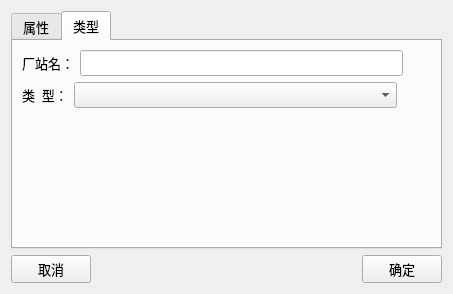
<?xml version="1.0" encoding="UTF-8"?>
<ui version="4.0">
 <class>graphPage</class>
 <widget class="QDialog" name="graphPage">
  <property name="geometry">
   <rect>
    <x>0</x>
    <y>0</y>
    <width>453</width>
    <height>294</height>
   </rect>
  </property>
  <property name="font">
   <font>
    <family>宋体</family>
    <pointsize>10</pointsize>
   </font>
  </property>
  <property name="windowTitle">
   <string>Dialog</string>
  </property>
  <layout class="QVBoxLayout" name="verticalLayout_4">
   <item>
    <widget class="QTabWidget" name="tabWidget">
     <property name="currentIndex">
      <number>1</number>
     </property>
     <widget class="QWidget" name="tab">
      <attribute name="title">
       <string>属性</string>
      </attribute>
      <layout class="QVBoxLayout" name="verticalLayout">
       <item>
        <layout class="QHBoxLayout" name="horizontalLayout_5">
         <item>
          <widget class="QLabel" name="label">
           <property name="text">
            <string>画面名：</string>
           </property>
          </widget>
         </item>
         <item>
          <widget class="QLineEdit" name="graphNameLineEdit">
           <property name="minimumSize">
            <size>
             <width>0</width>
             <height>25</height>
            </size>
           </property>
          </widget>
         </item>
         <item>
          <widget class="QCheckBox" name="startCheckBox">
           <property name="text">
            <string>启动画面</string>
           </property>
          </widget>
         </item>
        </layout>
       </item>
       <item>
        <layout class="QHBoxLayout" name="horizontalLayout_4" stretch="1,2,1,2">
         <item>
          <widget class="QLabel" name="label_2">
           <property name="text">
            <string>宽度：</string>
           </property>
          </widget>
         </item>
         <item>
          <widget class="QSpinBox" name="wSpinBox">
           <property name="minimumSize">
            <size>
             <width>0</width>
             <height>25</height>
            </size>
           </property>
          </widget>
         </item>
         <item>
          <widget class="QLabel" name="label_3">
           <property name="text">
            <string>长度：</string>
           </property>
          </widget>
         </item>
         <item>
          <widget class="QSpinBox" name="hSpinBox">
           <property name="minimumSize">
            <size>
             <width>0</width>
             <height>25</height>
            </size>
           </property>
          </widget>
         </item>
        </layout>
       </item>
       <item>
        <layout class="QHBoxLayout" name="horizontalLayout_3" stretch="1,9">
         <item>
          <widget class="QLabel" name="label_4">
           <property name="text">
            <string>背景颜色：</string>
           </property>
          </widget>
         </item>
         <item>
          <widget class="QPushButton" name="bgClrBtn">
           <property name="minimumSize">
            <size>
             <width>0</width>
             <height>25</height>
            </size>
           </property>
           <property name="text">
            <string/>
           </property>
          </widget>
         </item>
        </layout>
       </item>
       <item>
        <layout class="QHBoxLayout" name="horizontalLayout_2" stretch="1,5,1">
         <item>
          <widget class="QLabel" name="label_5">
           <property name="text">
            <string>背景图片：</string>
           </property>
          </widget>
         </item>
         <item>
          <widget class="QLineEdit" name="picPathLineEdit">
           <property name="minimumSize">
            <size>
             <width>0</width>
             <height>25</height>
            </size>
           </property>
          </widget>
         </item>
         <item>
          <widget class="QPushButton" name="picPathBtn">
           <property name="maximumSize">
            <size>
             <width>30</width>
             <height>16777215</height>
            </size>
           </property>
           <property name="text">
            <string>...</string>
           </property>
          </widget>
         </item>
        </layout>
       </item>
       <item>
        <layout class="QHBoxLayout" name="horizontalLayout" stretch="1,3,2">
         <item>
          <widget class="QLabel" name="label_6">
           <property name="text">
            <string>刷新周期：</string>
           </property>
          </widget>
         </item>
         <item>
          <widget class="QSpinBox" name="refreshSpinBox">
           <property name="minimumSize">
            <size>
             <width>0</width>
             <height>25</height>
            </size>
           </property>
          </widget>
         </item>
         <item>
          <spacer name="horizontalSpacer_2">
           <property name="orientation">
            <enum>Qt::Horizontal</enum>
           </property>
           <property name="sizeHint" stdset="0">
            <size>
             <width>238</width>
             <height>20</height>
            </size>
           </property>
          </spacer>
         </item>
        </layout>
       </item>
      </layout>
     </widget>
     <widget class="QWidget" name="tab_2">
      <attribute name="title">
       <string>类型</string>
      </attribute>
      <layout class="QVBoxLayout" name="verticalLayout_3">
       <item>
        <layout class="QVBoxLayout" name="verticalLayout_2">
         <item>
          <layout class="QHBoxLayout" name="horizontalLayout_7" stretch="1,9,0">
           <item>
            <widget class="QLabel" name="label_7">
             <property name="text">
              <string>厂站名：</string>
             </property>
            </widget>
           </item>
           <item>
            <widget class="QLineEdit" name="stLineEdit">
             <property name="minimumSize">
              <size>
               <width>0</width>
               <height>25</height>
              </size>
             </property>
            </widget>
           </item>
           <item>
            <spacer name="horizontalSpacer_4">
             <property name="orientation">
              <enum>Qt::Horizontal</enum>
             </property>
             <property name="sizeHint" stdset="0">
              <size>
               <width>28</width>
               <height>20</height>
              </size>
             </property>
            </spacer>
           </item>
          </layout>
         </item>
         <item>
          <layout class="QHBoxLayout" name="horizontalLayout_8" stretch="1,9,0">
           <item>
            <widget class="QLabel" name="label_8">
             <property name="text">
              <string>类  型：</string>
             </property>
            </widget>
           </item>
           <item>
            <widget class="QComboBox" name="typeComboBox">
             <property name="minimumSize">
              <size>
               <width>0</width>
               <height>25</height>
              </size>
             </property>
            </widget>
           </item>
           <item>
            <spacer name="horizontalSpacer_3">
             <property name="orientation">
              <enum>Qt::Horizontal</enum>
             </property>
             <property name="sizeHint" stdset="0">
              <size>
               <width>34</width>
               <height>17</height>
              </size>
             </property>
            </spacer>
           </item>
          </layout>
         </item>
         <item>
          <spacer name="verticalSpacer">
           <property name="orientation">
            <enum>Qt::Vertical</enum>
           </property>
           <property name="sizeHint" stdset="0">
            <size>
             <width>20</width>
             <height>118</height>
            </size>
           </property>
          </spacer>
         </item>
        </layout>
       </item>
      </layout>
     </widget>
    </widget>
   </item>
   <item>
    <layout class="QHBoxLayout" name="horizontalLayout_6">
     <item>
      <widget class="QPushButton" name="cancleBtn">
       <property name="minimumSize">
        <size>
         <width>0</width>
         <height>28</height>
        </size>
       </property>
       <property name="text">
        <string>取消</string>
       </property>
      </widget>
     </item>
     <item>
      <spacer name="horizontalSpacer">
       <property name="orientation">
        <enum>Qt::Horizontal</enum>
       </property>
       <property name="sizeHint" stdset="0">
        <size>
         <width>268</width>
         <height>20</height>
        </size>
       </property>
      </spacer>
     </item>
     <item>
      <widget class="QPushButton" name="okBtn">
       <property name="minimumSize">
        <size>
         <width>0</width>
         <height>28</height>
        </size>
       </property>
       <property name="text">
        <string>确定</string>
       </property>
      </widget>
     </item>
    </layout>
   </item>
  </layout>
 </widget>
 <resources/>
 <connections/>
</ui>
